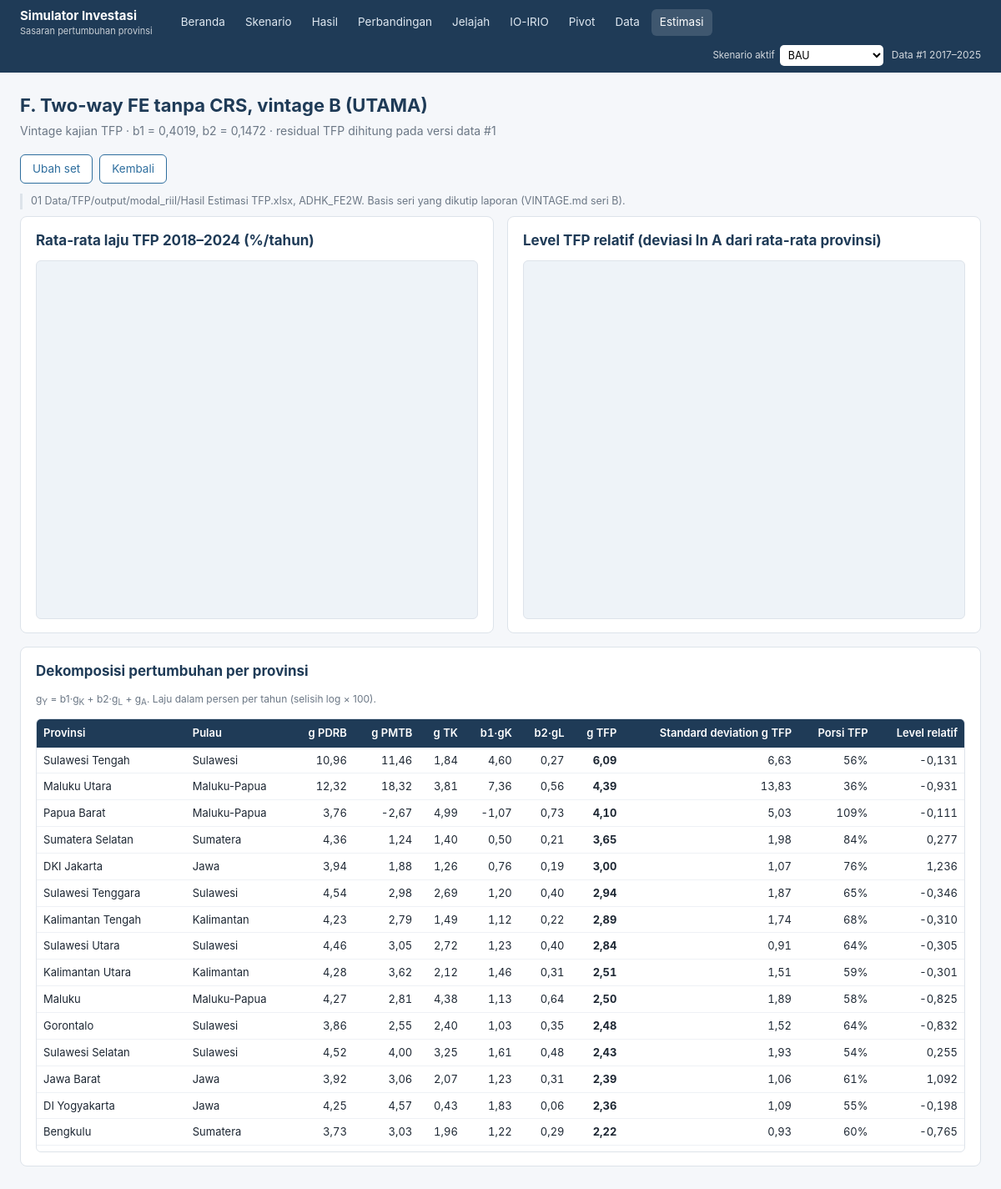
The page /estimasi/1/ on the database its author committed.
### datapanel/models.py (models this page shows, shortened)
class VersiData(models.Model):
    class Status(models.TextChoices):
        DRAF = "draf", "Draf (menunggu konfirmasi)"
        SIAP = "siap", "Siap dipakai"
        AKTIF = "aktif", "Aktif"
        ARSIP = "arsip", "Arsip"
        GAGAL = "gagal", "Gagal validasi"
    class Sumber(models.TextChoices):
        AWAL = "awal", "Dataset awal tim"
        UNGGAH = "unggah", "Unggahan baru"
        PEMBARUAN = "pembaruan", "Pembaruan atas versi lain"
        EDIT = "edit", "Suntingan manual"
    nama = models.CharField(max_length=120)
    keterangan = models.TextField(blank=True)
    sumber = models.CharField(max_length=12, choices=Sumber.choices, default=Sumber.UNGGAH)
    status = models.CharField(max_length=8, choices=Status.choices, default=Status.DRAF)
    induk = models.ForeignKey("self", null=True, blank=True, on_delete=models.SET_NULL,
                              related_name="turunan")
    berkas = models.FileField(upload_to="unggahan/%Y%m/", blank=True)
    nama_berkas = models.CharField(max_length=255, blank=True)
    opsi_pembersihan = models.JSONField(default=dict, blank=True)
    laporan = models.JSONField(default=list, blank=True)
    ringkasan = models.JSONField(default=dict, blank=True)
    tahun_awal = models.PositiveSmallIntegerField(null=True, blank=True)
    tahun_akhir = models.PositiveSmallIntegerField(null=True, blank=True)
    n_baris = models.PositiveIntegerField(default=0)
    pangsa_pemekaran = models.JSONField(default=dict, blank=True)
    dibuat = models.DateTimeField(auto_now_add=True)
    dibuat_oleh = models.ForeignKey(settings.AUTH_USER_MODEL, null=True, blank=True,
                                    on_delete=models.SET_NULL)
    class Meta:
        ordering = ["-dibuat"]
        verbose_name_plural = "versi data"
    @classmethod
    def aktif(cls):
        return cls.objects.filter(status=cls.Status.AKTIF).first()
    def ke_dataframe(self, dengan_catatan=False):
        baris, catatan = [], {}
        for kode, tahun, nilai, cat in self.observasi.values_list(
                "provinsi_id", "tahun", "nilai", "catatan"):
            baris.append({"kode": kode, "tahun": tahun, **nilai})
            if cat:
                catatan[(kode, tahun)] = cat
        df = pd.DataFrame(baris)
        if df.empty:
            df = pd.DataFrame(columns=["kode", "tahun"])
        df = df.set_index(["kode", "tahun"]).sort_index().astype(float)
        return (df, catatan) if dengan_catatan else df

### estimasi/models.py (models this page shows, shortened)
class SetParameter(models.Model):
    class Sumber(models.TextChoices):
        VINTAGE = "vintage", "Vintage kajian TFP"
        ESTIMASI = "estimasi", "Estimasi ulang di aplikasi"
        MANUAL = "manual", "Isian manual"
    nama = models.CharField(max_length=120)
    sumber = models.CharField(max_length=10, choices=Sumber.choices, default=Sumber.MANUAL)
    b1 = models.FloatField("elastisitas modal (b1)")
    se_b1 = models.FloatField("SE b1", default=0)
    b2 = models.FloatField("elastisitas tenaga kerja (b2)")
    se_b2 = models.FloatField("SE b2", default=0)
    crs = models.BooleanField("dipaksa CRS", default=False)
    n_obs = models.PositiveIntegerField(null=True, blank=True)
    tahun_awal = models.PositiveSmallIntegerField(null=True, blank=True)
    tahun_akhir = models.PositiveSmallIntegerField(null=True, blank=True)
    versi_data = models.ForeignKey("datapanel.VersiData", null=True, blank=True,
                                   on_delete=models.SET_NULL, related_name="set_parameter")
    catatan = models.TextField(blank=True)
    spesifikasi = models.JSONField(default=dict, blank=True)
    hasil = models.JSONField(default=dict, blank=True)
    bawaan = models.BooleanField("default", default=False)
    dibuat = models.DateTimeField(auto_now_add=True)
    class Meta:
        ordering = ["-bawaan", "sumber", "nama"]
        verbose_name_plural = "set parameter"

### estimasi/views.py (the view)
# urls.py: path("<int:pk>/", views.detail, name="detail"),
def detail(request, pk):
    sp = get_object_or_404(SetParameter, pk=pk)
    versi = sp.versi_data if sp.versi_data and sp.versi_data.bisa_dipakai else VersiData.aktif()
    konteks = {"sp": sp, "versi": versi}
    if versi:
        d = twfe.residual_tfp(versi.ke_dataframe(), sp.b1, sp.b2)
        awal, akhir = sp.tahun_awal or 2018, sp.tahun_akhir or 2024
        th = d.index.get_level_values("tahun")
        jendela = d[(th > awal) & (th <= akhir)]
        baris = []
        rata_lnA = d[(th >= awal) & (th <= akhir)].groupby(level="kode")["lnA"].mean()
        dev = rata_lnA - rata_lnA.mean()
        for kode, g in jendela.groupby(level="kode"):
            g = g.dropna(subset=["gA"])
            baris.append({
                "kode": int(kode), "nama": NAMA_PROVINSI[int(kode)], "pulau": PULAU_PROVINSI[int(kode)],
                "gY": g.gY.mean(), "gK": g.gK.mean(), "gL": g.gL.mean(), "gA": g.gA.mean(),
                "kontrib_K": sp.b1 * g.gK.mean(), "kontrib_L": sp.b2 * g.gL.mean(),
                "sd": g.gA.std(), "n": len(g), "dev": float(dev.get(kode, np.nan)),
                "share": g.gA.mean() / g.gY.mean() * 100 if g.gY.mean() else None,
            })
        baris.sort(key=lambda b: -b["gA"])
        konteks.update({
            "baris": baris,
            "peta_gA": {str(b["kode"]): b["gA"] for b in baris},
            "peta_dev": {str(b["kode"]): b["dev"] for b in baris},
            "awal": awal + 1, "akhir": akhir,
        })
    return render(request, "estimasi/detail.html", konteks)

### datapanel/context_processors.py (called while the page is built)
def versi_aktif(request):
    return {"versi_aktif": VersiData.aktif(), "nama_provinsi": _NAMA}

### datapanel/templatetags/format_id.py (called while the page is built)
def _id(nilai, digit):
    s = f"{nilai:,.{digit}f}"
    return s.replace(",", "\0").replace(".", ",").replace("\0", ".")

@register.filter
def angka(nilai, digit=1):
    try:
        v = float(nilai)
    except (TypeError, ValueError):
        return "–"
    if math.isnan(v):
        return "–"
    return _id(v, int(digit))

### estimasi/twfe.py (called while the page is built)
def siapkan_log(df, modal="pmtb", delta=0.05):
    tk = [f"TK_{s}" for s in KODE_SEKTOR]
    out = pd.DataFrame(index=df.index)
    out["lnY"] = np.log(df["PDRB_ADHK"])
    K = stok_pim(df["PMTB_ADHK"], delta) if modal == "stok" else df["PMTB_ADHK"]
    out["lnK"] = np.log(K)
    out["lnL"] = np.log(df[tk].sum(axis=1, min_count=len(tk)))
    return out.replace([np.inf, -np.inf], np.nan)

def residual_tfp(df, b1, b2):
    d = siapkan_log(df)
    d["lnA"] = d.lnY - b1 * d.lnK - b2 * d.lnL
    per = d.groupby(level="kode")
    d["gY"] = per["lnY"].diff() * 100
    d["gK"] = per["lnK"].diff() * 100
    d["gL"] = per["lnL"].diff() * 100
    d["gA"] = per["lnA"].diff() * 100
    return d

### simulasi/aktif.py (called while the page is built)
def ambil(request):
    pk = request.session.get(KUNCI)
    qs = Skenario.objects.filter(hasil__isnull=False).select_related("hasil", "versi_data")
    sk = qs.filter(pk=pk).first() if pk else None
    if sk is None:
        sk = qs.filter(kelompok=Skenario.Kelompok.BAWAAN, templat="P0").first() or qs.order_by("-diubah").first()
    return sk

def grup():
    semua = list(Skenario.objects.only("pk", "nama", "singkat", "kelompok", "templat", "status").order_by("templat", "nama"))
    return [("Default", [s for s in semua if s.kelompok == Skenario.Kelompok.BAWAAN]),
            ("Kustom", [s for s in semua if s.kelompok != Skenario.Kelompok.BAWAAN])]

### simulasi/context_processors.py (called while the page is built)
def skenario_aktif(request):
    if request.path.startswith(("/admin/", "/static/")):
        return {}
    return {"sk_aktif": aktif.ambil(request), "sk_grup": aktif.grup(),
            "di_hasil": bool(re.match(r"^/skenario/\d+/$", request.path))}

### simulasi/models.py (called while the page is built)
    @property
    def label(self):
        return self.singkat or self.nama

### simulator/akses.py (called while the page is built, shortened)
    def __call__(self, request):
        return self.get_response(request)

### templates/estimasi/detail.html (shortened to what this page needs)
{% extends "base.html" %}
{% load format_id %}
{% block isi %}
<h1>{{ sp.nama }}</h1>
<p class="sub">{{ sp.get_sumber_display }} · b1 = {{ sp.b1|angka:4 }}, b2 = {{ sp.b2|angka:4 }}{% if versi %} · residual TFP dihitung pada versi data #{{ versi.pk }}{% endif %}</p>
<div class="aksi" style="margin-bottom:12px"><a class="btn garis" href="{% url 'estimasi:edit' sp.pk %}">Ubah set</a><a class="btn garis" href="{% url 'estimasi:daftar' %}">Kembali</a></div>
{% if sp.catatan %}<p class="catatan">{{ sp.catatan }}</p>{% endif %}
{% if baris %}
<div class="grid g2">
  <div class="kartu"><h2>Rata-rata laju TFP {{ awal }}–{{ akhir }} (%/tahun)</h2><div id="peta-ga" class="peta"></div></div>
  <div class="kartu"><h2>Level TFP relatif (deviasi ln A dari rata-rata provinsi)</h2><div id="peta-dev" class="peta"></div></div>
</div>
<div class="kartu">
  <h2>Dekomposisi pertumbuhan per provinsi</h2>
  <p class="kecil abu">g<sub>Y</sub> = b1·g<sub>K</sub> + b2·g<sub>L</sub> + g<sub>A</sub>. Laju dalam persen per tahun (selisih log × 100).</p>
  <div class="gulir">
  <table class="tabel urut">
    <thead><tr><th>Provinsi</th><th>Pulau</th><th class="n">g PDRB</th><th class="n">g PMTB</th><th class="n">g TK</th><th class="n">b1·gK</th><th class="n">b2·gL</th><th class="n">g TFP</th><th class="n">Standard deviation g TFP</th><th class="n">Porsi TFP</th><th class="n">Level relatif</th></tr></thead>
    <tbody>
    {% for b in baris %}
    <tr><td>{{ b.nama }}</td><td>{{ b.pulau }}</td>
      <td class="n" data-v="{{ b.gY }}">{{ b.gY|angka:2 }}</td><td class="n" data-v="{{ b.gK }}">{{ b.gK|angka:2 }}</td><td class="n" data-v="{{ b.gL }}">{{ b.gL|angka:2 }}</td>
      <td class="n" data-v="{{ b.kontrib_K }}">{{ b.kontrib_K|angka:2 }}</td><td class="n" data-v="{{ b.kontrib_L }}">{{ b.kontrib_L|angka:2 }}</td>
      <td class="n" data-v="{{ b.gA }}"><b>{{ b.gA|angka:2 }}</b></td><td class="n" data-v="{{ b.sd }}">{{ b.sd|angka:2 }}</td>
      <td class="n" data-v="{{ b.share|default_if_none:'' }}">{{ b.share|angka:0 }}%</td><td class="n" data-v="{{ b.dev }}">{{ b.dev|angka:3 }}</td></tr>
    {% endfor %}
    </tbody>
  </table>
  </div>
</div>
{% else %}<div class="kartu sorot">Belum ada versi data untuk menghitung residual TFP.</div>{% endif %}
{% endblock %}

### templates/base.html (shortened to what this page needs)
{% load static %}<!doctype html>
<html lang="id">
<head>
  <link rel="stylesheet" href="{% static 'vendor/leaflet/leaflet.css' %}">
  <link rel="stylesheet" href="{% static 'css/app.css' %}">
</head>
<body>
<header class="atas">
  <a class="merek" href="{% url 'beranda' %}">Simulator Investasi<small>Sasaran pertumbuhan provinsi</small></a>
  {% with p=request.path %}
  <nav>
    <a href="{% url 'beranda' %}" class="{% if p == '/' %}aktif{% endif %}">Beranda</a>
    <a href="{% url 'simulasi:daftar' %}" class="{% if p == '/skenario/' or '/edit/' in p or '/baru/' in p or '/asumsi/' in p %}aktif{% endif %}">Skenario</a>
    <a href="{% url 'simulasi:hasil_aktif' %}" class="{% if di_hasil %}aktif{% endif %}">Hasil</a>
    <a href="{% url 'simulasi:bandingkan' %}" class="{% if 'bandingkan' in p %}aktif{% endif %}">Perbandingan</a>
    <a href="{% url 'datapanel:penjelajah' %}" class="{% if '/jelajah/' in p %}aktif{% endif %}">Jelajah</a>
    <a href="{% url 'io:beranda' %}" class="{% if p|slice:':4' == '/io/' %}aktif{% endif %}">IO-IRIO</a>
    <a href="{% url 'pivot' %}" class="{% if p|slice:':7' == '/pivot/' %}aktif{% endif %}">Pivot</a>
    <a href="{% url 'datapanel:daftar_versi' %}" class="{% if '/data/' in p and '/jelajah/' not in p %}aktif{% endif %}">Data</a>
    <a href="{% url 'estimasi:daftar' %}" class="{% if '/estimasi/' in p %}aktif{% endif %}">Estimasi</a>
  </nav>
  {% endwith %}
  <div class="versi">
    {% if sk_grup %}
    <form class="pilih-aktif" method="post" action="{% url 'simulasi:aktif' %}">{% csrf_token %}
      <label for="pilih-skenario-aktif">Skenario aktif</label>
      <select id="pilih-skenario-aktif" name="pk" onchange="this.form.submit()">
        {% for judul, daftar in sk_grup %}{% if daftar %}<optgroup label="{{ judul }}">
          {% for s in daftar %}<option value="{{ s.pk }}" {% if sk_aktif and s.pk == sk_aktif.pk %}selected{% endif %} >{{ s.label }}</option>{% endfor %}
        </optgroup>{% endif %}{% endfor %}
      </select>
    </form>
    {% endif %}
    <span class="data-aktif">{% if versi_aktif %}Data <a style="color:#fff" href="{% url 'datapanel:detail_versi' versi_aktif.pk %}">#{{ versi_aktif.pk }} {{ versi_aktif.tahun_awal }}–{{ versi_aktif.tahun_akhir }}</a>{% else %}Belum ada data aktif{% endif %}</span>
  </div>
</header>
<main>
  {% block isi %}{% endblock %}
</main>
</body>
</html>

### static/css/app.css (style rules this page uses)
:root { --biru: #1f3b57; --biru-2: #2e6e9e; --biru-muda: #e8f0f7; --hijau: #2e8b57; --merah: #c0392b; --kuning: #f2c94c; --abu: #6b7785; --garis: #dde3ea; --latar: #f5f7fa; --radius: 8px; }
* { box-sizing: border-box; }
body { margin: 0; font-family: -apple-system, 'Segoe UI', Roboto, 'Helvetica Neue', Arial, sans-serif; font-size: 14px; color: #1d2733; background: var(--latar); line-height: 1.45; }
a { color: var(--biru-2); text-decoration: none; }
header.atas { background: var(--biru); color: #fff; display: flex; align-items: center; gap: 8px 24px; flex-wrap: wrap; padding: 8px 24px; min-height: 56px; position: sticky; top: 0; z-index: 2000; }
header.atas .merek { font-weight: 700; font-size: 15px; color: #fff; white-space: nowrap; }
header.atas .merek small { display: block; font-weight: 400; font-size: 11px; opacity: 0.75; }
header.atas nav { display: flex; gap: 4px; flex-wrap: wrap; }
header.atas nav a { color: #dfe8f1; padding: 6px 10px; white-space: nowrap; border-radius: 6px; font-size: 13.5px; }
header.atas nav a.aktif, header.atas nav a:hover { background: rgba(255, 255, 255, 0.14); color: #fff; text-decoration: none; }
header.atas .versi { margin-left: auto; font-size: 12px; white-space: nowrap; display: flex; align-items: center; gap: 10px; }
header.atas .versi .data-aktif { opacity: 0.8; }
header.atas .pilih-aktif { display: flex; align-items: center; gap: 6px; margin: 0; }
header.atas .pilih-aktif label { margin: 0; font-weight: 400; font-size: 11.5px; opacity: 0.8; }
header.atas .pilih-aktif select { width: auto; max-width: 230px; padding: 4px 6px; font-size: 12.5px; border: 0; border-radius: 5px; }
main { max-width: 1320px; margin: 0 auto; padding: 20px 24px 60px; }
h1 { font-size: 22px; margin: 4px 0 14px; color: var(--biru); }
h1:has(+ .sub) { margin-bottom: 4px; }
h2 { font-size: 17px; margin: 0 0 12px; color: var(--biru); }
.sub { color: var(--abu); margin: 0 0 18px; }
.kartu { background: #fff; border: 1px solid var(--garis); border-radius: var(--radius); padding: 16px 18px; margin-bottom: 16px; }
.grid { display: grid; gap: 16px; }
.g2 { grid-template-columns: repeat(2, minmax(0, 1fr)); }
table.tabel { width: 100%; border-collapse: collapse; font-size: 13px; }
table.tabel th { background: var(--biru); color: #fff; text-align: left; font-weight: 600; padding: 7px 8px; border-bottom: 1px solid var(--biru); position: sticky; top: 0; z-index: 1; }
table.tabel td { padding: 6px 8px; border-bottom: 1px solid #eef1f5; vertical-align: top; }
table.tabel td.n, table.tabel th.n { text-align: right; font-variant-numeric: tabular-nums; }
.gulir { max-height: 520px; overflow: auto; border: 1px solid var(--garis); border-radius: 6px; }
.btn { display: inline-block; border: 1px solid var(--biru-2); background: var(--biru-2); color: #fff; padding: 7px 14px; border-radius: 6px; font-size: 13.5px; cursor: pointer; text-decoration: none; font-family: inherit; }
.btn.garis { background: #fff; color: var(--biru-2); }
.aksi { display: flex; gap: 8px; flex-wrap: wrap; align-items: center; }
form label { display: block; font-weight: 600; font-size: 13px; margin-bottom: 4px; }
input[type='text'], input[type='number'], input[type='file'], select, textarea { width: 100%; padding: 7px 9px; border: 1px solid #c9d2dc; border-radius: 6px; font: inherit; background: #fff; }
.peta { height: 430px; border-radius: 6px; background: #eef3f8; border: 1px solid var(--garis); }
.catatan { font-size: 12.5px; color: var(--abu); border-left: 3px solid var(--garis); padding-left: 10px; margin: 8px 0; }
.kecil { font-size: 12px; }
.abu { color: var(--abu); }
.grid > .kartu { display: flex; flex-direction: column; }
.grid > .kartu > .peta, .grid > .kartu > .grafik { flex: 1 0 auto; }
table.tabel th { vertical-align: bottom; }

### rows shown on the page
VersiData: pk "1", tahun_awal "2017", tahun_akhir "2025"
SetParameter: nama "F. Two-way FE tanpa CRS, vintage B (UTAMA)", sumber "Vintage kajian TFP", b1|angka "0,4019", b2|angka "0,1472", catatan "01 Data/TFP/output/modal_riil/Hasil Estimasi TFP.xlsx, ADHK_FE2W. Basis seri yang dikutip laporan (VINTAGE.md seri B)."

### other values the page prints
{{ awal }} "2018"
{{ akhir }} "2024"
{{ b.nama }} "Sulawesi Tengah" "Maluku Utara" "Papua Barat" "Sumatera Selatan" "DKI Jakarta" "Sulawesi Tenggara" "Kalimantan Tengah" "Sulawesi Utara" "Kalimantan Utara" "Maluku" "Gorontalo" "Sulawesi Selatan" "Jawa Barat" "DI Yogyakarta" "Bengkulu"
{{ b.pulau }} "Sulawesi" "Maluku-Papua" "Maluku-Papua" "Sumatera" "Jawa" "Sulawesi" "Kalimantan" "Sulawesi" "Kalimantan" "Maluku-Papua" "Sulawesi" "Sulawesi" "Jawa" "Jawa" "Sumatera"
{{ b.gY|angka:2 }} "10,96" "12,32" "3,76" "4,36" "3,94" "4,54" "4,23" "4,46" "4,28" "4,27" "3,86" "4,52" "3,92" "4,25" "3,73"
{{ b.gK|angka:2 }} "11,46" "18,32" "-2,67" "1,24" "1,88" "2,98" "2,79" "3,05" "3,62" "2,81" "2,55" "4,00" "3,06" "4,57" "3,03"
{{ b.gL|angka:2 }} "1,84" "3,81" "4,99" "1,40" "1,26" "2,69" "1,49" "2,72" "2,12" "4,38" "2,40" "3,25" "2,07" "0,43" "1,96"
{{ b.kontrib_K|angka:2 }} "4,60" "7,36" "-1,07" "0,50" "0,76" "1,20" "1,12" "1,23" "1,46" "1,13" "1,03" "1,61" "1,23" "1,83" "1,22"
{{ b.kontrib_L|angka:2 }} "0,27" "0,56" "0,73" "0,21" "0,19" "0,40" "0,22" "0,40" "0,31" "0,64" "0,35" "0,48" "0,31" "0,06" "0,29"
{{ b.gA|angka:2 }} "6,09" "4,39" "4,10" "3,65" "3,00" "2,94" "2,89" "2,84" "2,51" "2,50" "2,48" "2,43" "2,39" "2,36" "2,22"
{{ b.sd|angka:2 }} "6,63" "13,83" "5,03" "1,98" "1,07" "1,87" "1,74" "0,91" "1,51" "1,89" "1,52" "1,93" "1,06" "1,09" "0,93"
{{ b.share|angka:0 }} "56" "36" "109" "84" "76" "65" "68" "64" "59" "58" "64" "54" "61" "55" "60"
{{ b.dev|angka:3 }} "-0,131" "-0,931" "-0,111" "0,277" "1,236" "-0,346" "-0,310" "-0,305" "-0,301" "-0,825" "-0,832" "0,255" "1,092" "-0,198" "-0,765"
form field pk "BAU"
